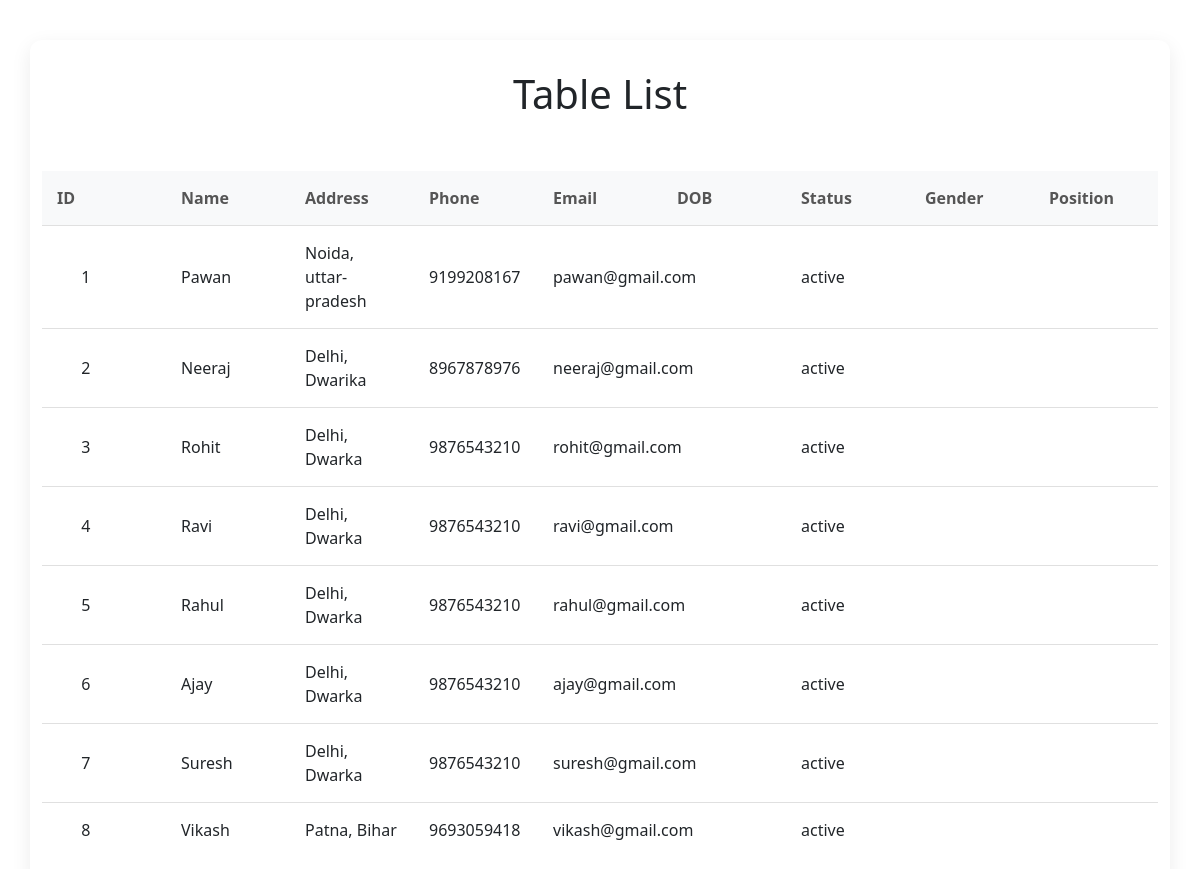
The page / on the database its author committed.
### tables this page shows
CREATE TABLE `users` (
  `id` int(11) NOT NULL AUTO_INCREMENT,
  `name` varchar(255) NOT NULL,
  `address` varchar(255) NOT NULL,
  `phone` varchar(255) NOT NULL,
  `email` varchar(255) NOT NULL,
  `dob` date DEFAULT NULL,
  `status` varchar(50) NOT NULL DEFAULT 'active',
  `gender` varchar(10) DEFAULT NULL,
  `position` varchar(255) DEFAULT NULL,
  `display_order` int(11) NOT NULL,
  `last_update` timestamp NOT NULL DEFAULT current_timestamp() ON UPDATE current_timestamp(),
  PRIMARY KEY (`id`)
);

### index.php (the view, shortened to what this page needs)
<?php
require_once 'db.php';
$sql = "SELECT *  FROM users ORDER BY display_order ASC";
$stmt = $pdo->prepare($sql);
$stmt->execute();
$users = $stmt->fetchAll(PDO::FETCH_ASSOC);
?>
<!DOCTYPE html>
<html lang="en">
<head>
    <link rel="stylesheet" href="https://cdnjs.cloudflare.com/ajax/libs/font-awesome/6.5.1/css/all.min.css">
    <link rel="stylesheet" href="style.css">
    <link rel="stylesheet" href="https://cdnjs.cloudflare.com/ajax/libs/twitter-bootstrap/5.3.0/css/bootstrap.min.css">
    <link rel="stylesheet" href="https://cdn.datatables.net/2.0.8/css/dataTables.bootstrap5.css">
</head>
<body>
    <div class="container">
        <h1>Table List</h1>
        <div id="selection-info"></div>
        <table id="userTable" class="custom-table">
            <thead>
                <tr>
                    <th>ID</th>
                    <th>Name</th>
                    <th>Address</th>
                    <th>Phone</th>
                    <th>Email</th>
                    <th>DOB</th>
                    <th>Status</th>
                    <th>Gender</th>
                    <th>Position</th>
                </tr>
            </thead>
            <tbody id="sortable-table">
                <?php
                foreach ($users as $user): ?>
                    <tr data-id="<?php echo htmlspecialchars($user['id']); ?>">
                        <td class="drag-handle">
                            <?php echo htmlspecialchars($user['id']); ?>
                        </td>
                        <td><?php echo htmlspecialchars($user['name']); ?></td>
                        <td><?php echo htmlspecialchars($user['address']); ?></td>
                        <td><?php echo htmlspecialchars($user['phone']); ?></td>
                        <td><?php echo htmlspecialchars($user['email']); ?></td>
                        <td><?php echo htmlspecialchars($user['dob']); ?></td>
                        <td><?php echo htmlspecialchars($user['status']); ?></td>
                        <td><?php echo htmlspecialchars($user['gender']); ?></td>
                        <td><?php echo htmlspecialchars($user['position']); ?></td>
                    </tr>
                <?php endforeach; ?>
            </tbody>
        </table>
    </div>
</body>
</html>

### style.css (style rules this page uses)
body { font-family: 'Segoe UI', Tahoma, Geneva, Verdana, sans-serif; background-color: #f4f7f6; color: #333; padding: 20px; }
.container { max-width: 500px; margin: 20px auto; background-color: #fff; padding: 30px; border-radius: 12px; box-shadow: 0 6px 20px rgba(0, 0, 0, 0.08); }
h1 { text-align: center; color: #2c3e50; margin-bottom: 10px; }
#selection-info { text-align: center; margin-bottom: 25px; font-size: 1.1em; color: #3498db; font-weight: bold; height: 20px; }
.custom-table { width: 100%; border-collapse: collapse; table-layout: fixed; }
.custom-table th, .custom-table td { padding: 15px; text-align: left; border-bottom: 1px solid #e0e0e0; vertical-align: middle; }
.custom-table tbody td { cursor: default; }
.custom-table th { background-color: #f8f9fa; font-weight: 600; color: #555; }
.custom-table tbody tr { transition: background-color 0.2s ease-in-out; }
.custom-table tbody tr:last-child td { border-bottom: none; }
.drag-handle { cursor: grab; }

### rows shown on the page
users: id "1", name "Pawan", address "Noida, uttar-pradesh", phone "9199208167", email "pawan@gmail.com", status "active"
users: id "2", name "Neeraj", address "Delhi, Dwarika", phone "8967878976", email "neeraj@gmail.com", status "active"
users: id "3", name "Rohit", address "Delhi, Dwarka", phone "9876543210", email "rohit@gmail.com", status "active"
users: id "4", name "Ravi", address "Delhi, Dwarka", phone "9876543210", email "ravi@gmail.com", status "active"
users: id "5", name "Rahul", address "Delhi, Dwarka", phone "9876543210", email "rahul@gmail.com", status "active"
users: id "6", name "Ajay", address "Delhi, Dwarka", phone "9876543210", email "ajay@gmail.com", status "active"
users: id "7", name "Suresh", address "Delhi, Dwarka", phone "9876543210", email "suresh@gmail.com", status "active"
users: id "8", name "Vikash", address "Patna, Bihar", phone "9693059418", email "vikash@gmail.com", status "active"
